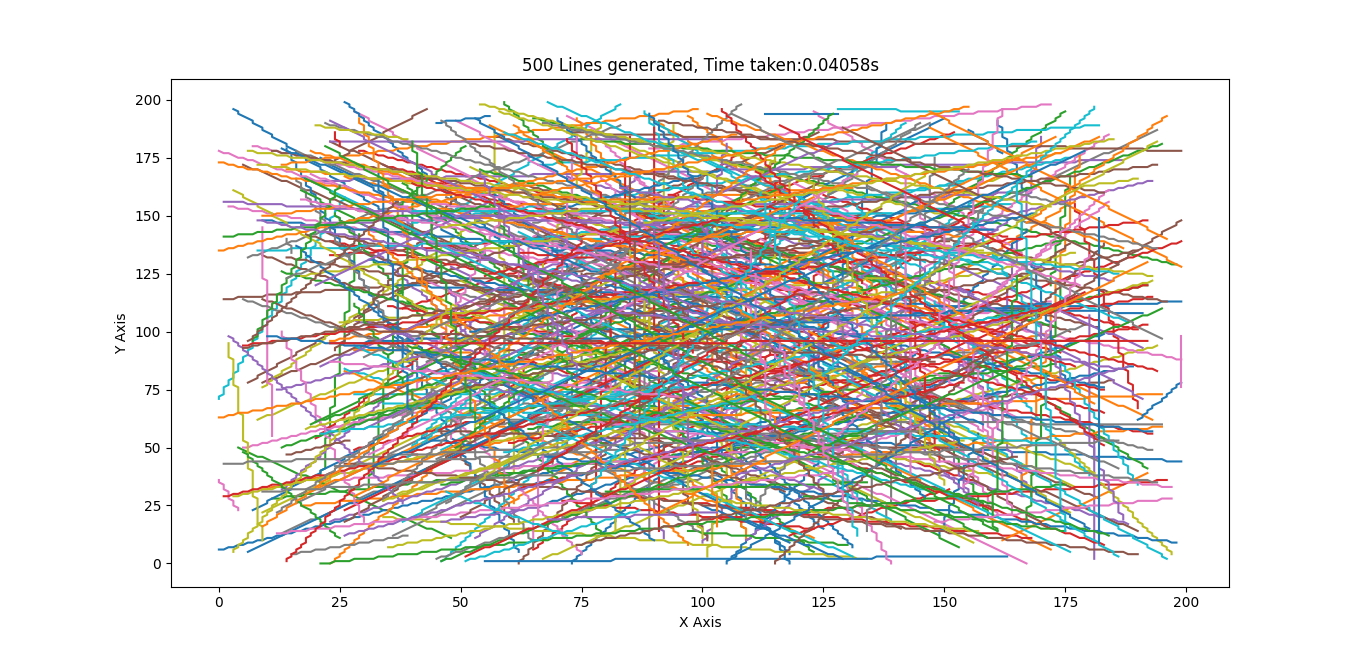

Source code (Python):
import matplotlib.pyplot as plt
import numpy as np 
import time as t

def get_dda_points(x1, y1, x2, y2):
    x_pixels = []
    y_pixels = []
    
    dy = y2 - y1
    dx = x2 - x1
    
    #A Single Point
    if dx == 0 and dy == 0: 
        return [x1], [y1]
    
    #Vertical Lines   
    if dx == 0:  
        step = 1 if y1 < y2 else -1 
        for y in range(y1, y2 + step, step):
            x_pixels.append(x1)
            y_pixels.append(y)
        return x_pixels, y_pixels

    #Horizontal Lines
    if dy == 0:  
        step = 1 if x1 < x2 else -1 
        for x in range(x1, x2 + step, step):
            x_pixels.append(x)
            y_pixels.append(y1)
        return x_pixels, y_pixels

    
    m = dy / dx 
    
    if abs(m) <= 1:
        if x1 > x2:
            x1, x2 = x2, x1
            y1, y2 = y2, y1
            
        x = x1
        y_f = y1
        
        while x <= x2:
            y = int(np.floor(y_f+0.5))
            x_pixels.append(x)
            y_pixels.append(y)
            
            x += 1
            y_f += m      
            
    else:
        if y1 > y2:
            x1, x2 = x2, x1
            y1, y2 = y2, y1
            
        y = y1
        x_f = x1
        m_inv = 1 / m # Same as dx / dy
        
        while y <= y2:
            x = int(np.floor(x_f+0.5))  
            x_pixels.append(x)
            y_pixels.append(y)
            
            y += 1
            x_f += m_inv   
                  
    return x_pixels, y_pixels



start_time = t.time()

x_list = []
y_list = []

total_lines = 500
plt_size = 200

for i in range(total_lines):
    x1=np.random.randint(0,plt_size)
    x2=np.random.randint(0,plt_size)
    y1=np.random.randint(0,plt_size)
    y2=np.random.randint(0,plt_size)
    
    x_point,y_point = get_dda_points(x1,y1,x2,y2)
    
    x_list.append(x_point)
    y_list.append(y_point)

ent_time = t.time()
time_taken = ent_time- start_time

for i in range(total_lines):
    plt.plot(x_list[i],y_list[i])

plt.title(f"{total_lines} Lines generated, Time taken:{time_taken:.5f}s")
plt.xlabel("X Axis")
plt.ylabel("Y Axis")
plt.show()
